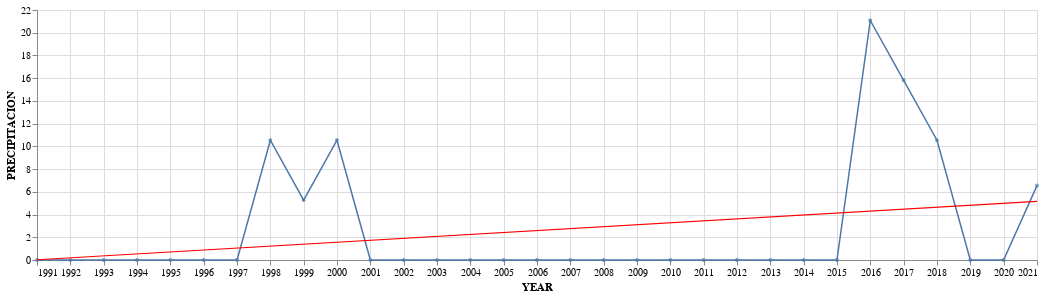

The cell this chart's notebook holds for it:
### Code cell
df_muestreo3['YEAR'] = pd.to_datetime(df_muestreo3['YEAR'], format='%Y')
# Plot de la PP
line=alt.Chart(df_muestreo3).mark_line(size=1.5).encode(
  x = 'YEAR:T',
  y = 'PRECIPITACION:Q',
  tooltip = [
    alt.Tooltip('YEAR:T', title='YEAR'),
    alt.Tooltip("PRECIPITACION:Q", title='PRECIPITACION')])\
      .properties(width=1000, height=250)
##-------------------------------------------------------------------------------

tendecia = line.transform_regression('YEAR','PRECIPITACION')\
           .mark_line(color='red',size=1.2)

points = alt.Chart(df_muestreo3).mark_point(size=3.8).encode(
    x='YEAR:T',
    y=alt.Y('PRECIPITACION:Q',axis=alt.Axis(title='PRECIPITACION') ),
    tooltip = [
         alt.Tooltip('YEAR:T', title='YEAR'),
         alt.Tooltip('PRECIPITACION:Q', title='PRECIPITACION')] )
# Uniendo
line + points + tendecia
#-------------------------------------------------------------------------------

### Figure 1 — Vega-Lite specification as saved in the notebook (floating-point values rounded to 4 significant figures)
{"config": {"view": {"continuousWidth": 400, "continuousHeight": 300}}, "layer": [{"mark": {"type": "line", "size": 1.5}, "encoding": {"tooltip": [{"field": "YEAR", "title": "YEAR", "type": "temporal"}, {"field": "PRECIPITACION", "title": "PRECIPITACION", "type": "quantitative"}], "x": {"field": "YEAR", "type": "temporal"}, "y": {"field": "PRECIPITACION", "type": "quantitative"}}, "height": 250, "width": 1000}, {"mark": {"type": "point", "size": 3.8}, "encoding": {"tooltip": [{"field": "YEAR", "title": "YEAR", "type": "temporal"}, {"field": "PRECIPITACION", "title": "PRECIPITACION", "type": "quantitative"}], "x": {"field": "YEAR", "type": "temporal"}, "y": {"axis": {"title": "PRECIPITACION"}, "field": "PRECIPITACION", "type": "quantitative"}}}, {"mark": {"type": "line", "color": "red", "size": 1.2}, "encoding": {"tooltip": [{"field": "YEAR", "title": "YEAR", "type": "temporal"}, {"field": "PRECIPITACION", "title": "PRECIPITACION", "type": "quantitative"}], "x": {"field": "YEAR", "type": "temporal"}, "y": {"field": "PRECIPITACION", "type": "quantitative"}}, "height": 250, "transform": [{"on": "YEAR", "regression": "PRECIPITACION"}], "width": 1000}], "data": {"name": "data-31274e57a8348666d4f97dbf435c6871"}, "$schema": "https://vega.github.io/schema/vega-lite/v4.17.0.json", "datasets": {"data-31274e57a8348666d4f97dbf435c6871": [{"YEAR": "1991-01-01T00:00:00", "PRECIPITACION": 0.0}, {"YEAR": "1992-01-01T00:00:00", "PRECIPITACION": 0.0}, {"YEAR": "1993-01-01T00:00:00", "PRECIPITACION": 0.0}, {"YEAR": "1994-01-01T00:00:00", "PRECIPITACION": 0.0}, {"YEAR": "1995-01-01T00:00:00", "PRECIPITACION": 0.0}, {"YEAR": "1996-01-01T00:00:00", "PRECIPITACION": 0.0}, {"YEAR": "1997-01-01T00:00:00", "PRECIPITACION": 0.0}, {"YEAR": "1998-01-01T00:00:00", "PRECIPITACION": 10.54}, {"YEAR": "1999-01-01T00:00:00", "PRECIPITACION": 5.27}, {"YEAR": "2000-01-01T00:00:00", "PRECIPITACION": 10.54}, {"YEAR": "2001-01-01T00:00:00", "PRECIPITACION": 0.0}, {"YEAR": "2002-01-01T00:00:00", "PRECIPITACION": 0.0}, {"YEAR": "2003-01-01T00:00:00", "PRECIPITACION": 0.0}, {"YEAR": "2004-01-01T00:00:00", "PRECIPITACION": 0.0}, {"YEAR": "2005-01-01T00:00:00", "PRECIPITACION": 0.0}, {"YEAR": "2006-01-01T00:00:00", "PRECIPITACION": 0.0}, {"YEAR": "2007-01-01T00:00:00", "PRECIPITACION": 0.0}, {"YEAR": "2008-01-01T00:00:00", "PRECIPITACION": 0.0}, {"YEAR": "2009-01-01T00:00:00", "PRECIPITACION": 0.0}, {"YEAR": "2010-01-01T00:00:00", "PRECIPITACION": 0.0}, {"YEAR": "2011-01-01T00:00:00", "PRECIPITACION": 0.0}, {"YEAR": "2012-01-01T00:00:00", "PRECIPITACION": 0.0}, {"YEAR": "2013-01-01T00:00:00", "PRECIPITACION": 0.0}, {"YEAR": "2014-01-01T00:00:00", "PRECIPITACION": 0.0}, {"YEAR": "2015-01-01T00:00:00", "PRECIPITACION": 0.0}, {"YEAR": "2016-01-01T00:00:00", "PRECIPITACION": 21.08}, {"YEAR": "2017-01-01T00:00:00", "PRECIPITACION": 15.81}, {"YEAR": "2018-01-01T00:00:00", "PRECIPITACION": 10.54}, {"YEAR": "2019-01-01T00:00:00", "PRECIPITACION": 0.0}, {"YEAR": "2020-01-01T00:00:00", "PRECIPITACION": 0.0}, {"YEAR": "2021-01-01T00:00:00", "PRECIPITACION": 6.55}]}}
